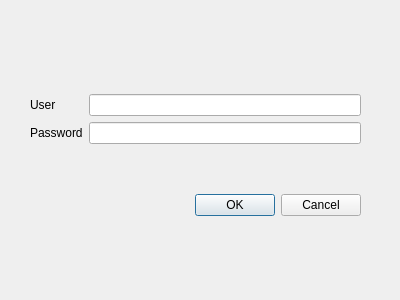
<?xml version="1.0" encoding="UTF-8"?>
<ui version="4.0">
 <class>Login</class>
 <widget class="QDialog" name="Login">
  <property name="geometry">
   <rect>
    <x>0</x>
    <y>0</y>
    <width>400</width>
    <height>300</height>
   </rect>
  </property>
  <property name="windowTitle">
   <string>Dialog</string>
  </property>
  <widget class="QWidget" name="">
   <property name="geometry">
    <rect>
     <x>30</x>
     <y>50</y>
     <width>331</width>
     <height>211</height>
    </rect>
   </property>
   <layout class="QGridLayout" name="gridLayout_2">
    <item row="0" column="0">
     <layout class="QGridLayout" name="gridLayout">
      <item row="0" column="0">
       <widget class="QLabel" name="label">
        <property name="text">
         <string>User</string>
        </property>
       </widget>
      </item>
      <item row="0" column="1">
       <widget class="QLineEdit" name="ued"/>
      </item>
      <item row="1" column="0">
       <widget class="QLabel" name="label_2">
        <property name="text">
         <string>Password</string>
        </property>
       </widget>
      </item>
      <item row="1" column="1">
       <widget class="QLineEdit" name="ped"/>
      </item>
     </layout>
    </item>
    <item row="1" column="0">
     <widget class="QDialogButtonBox" name="buttonBox">
      <property name="orientation">
       <enum>Qt::Horizontal</enum>
      </property>
      <property name="standardButtons">
       <set>QDialogButtonBox::Cancel|QDialogButtonBox::Ok</set>
      </property>
     </widget>
    </item>
   </layout>
  </widget>
 </widget>
 <resources/>
 <connections>
  <connection>
   <sender>buttonBox</sender>
   <signal>accepted()</signal>
   <receiver>Login</receiver>
   <slot>accept()</slot>
   <hints>
    <hint type="sourcelabel">
     <x>248</x>
     <y>254</y>
    </hint>
    <hint type="destinationlabel">
     <x>157</x>
     <y>274</y>
    </hint>
   </hints>
  </connection>
  <connection>
   <sender>buttonBox</sender>
   <signal>rejected()</signal>
   <receiver>Login</receiver>
   <slot>reject()</slot>
   <hints>
    <hint type="sourcelabel">
     <x>316</x>
     <y>260</y>
    </hint>
    <hint type="destinationlabel">
     <x>286</x>
     <y>274</y>
    </hint>
   </hints>
  </connection>
 </connections>
</ui>
